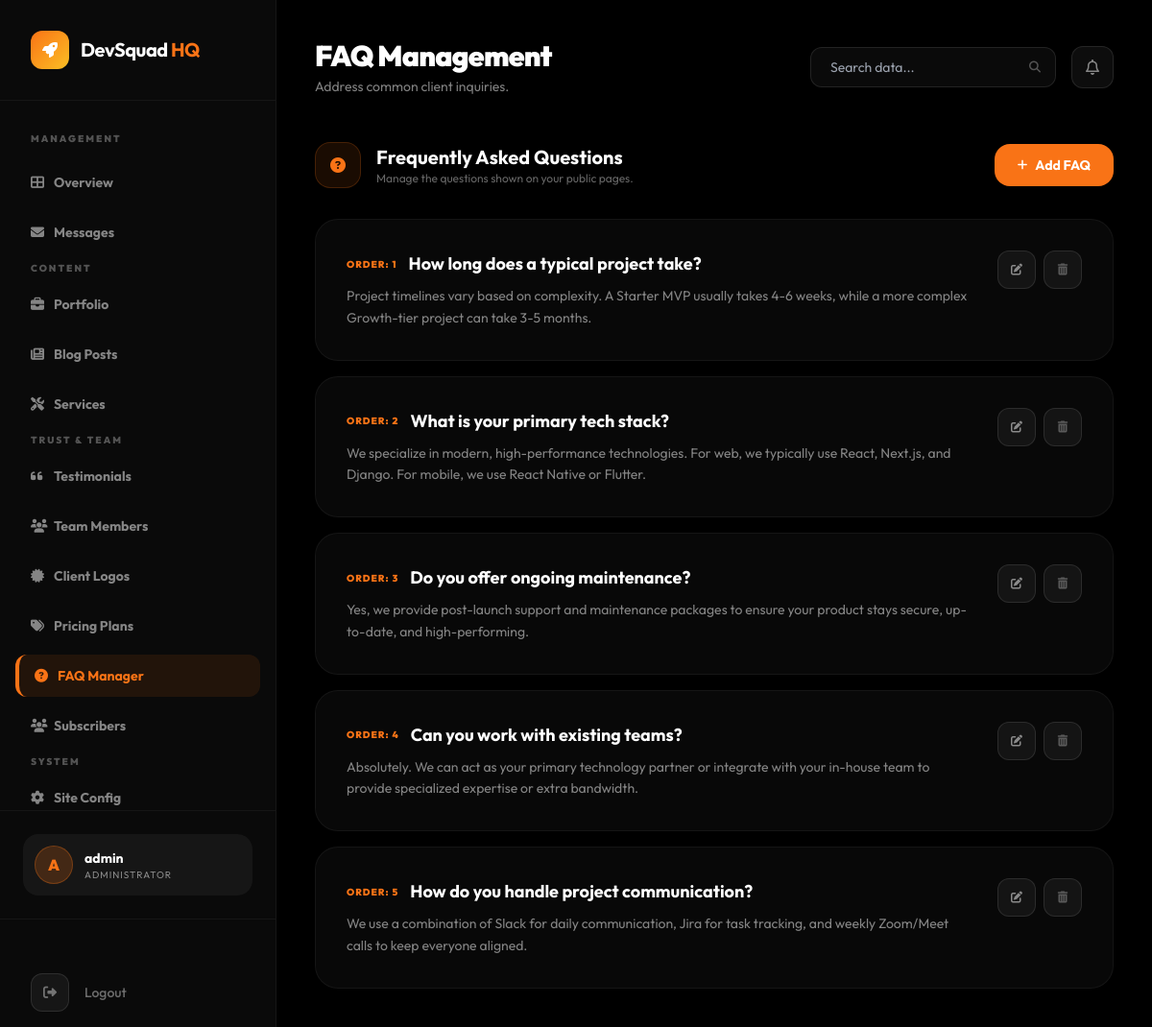
Page /management/faq/ (signed in) on the committed database.
### devsqaud/models.py (models this page shows, shortened)
class FAQ(models.Model):
    question = models.CharField(max_length=500)
    answer = models.TextField()
    order = models.IntegerField(default=0)
    class Meta:
        ordering = ['order']

### devsqaud/views_dashboard.py (the view)
# urls.py: path('management/faq/', views_dashboard.dashboard_faq, name='dashboard_faq'),
@staff_member_required
def dashboard_faq(request):
    faqs = FAQ.objects.all()
    context = {
        'faqs': faqs,
        'active_page': 'faq',
    }
    return render(request, 'dashboard/faq_list.html', context)

### devsqaud/context_processors.py (called while the page is built)
def site_config_context(request):
    return {
        'site': SiteConfig.load(),
    }

### devsqaud/models.py (called while the page is built)
    @classmethod
    def load(cls):
        obj, _ = cls.objects.get_or_create(pk=1)
        return obj

### templates/dashboard/faq_list.html (shortened to what this page needs)
{% extends 'dashboard/base.html' %}
{% block header_title %}FAQ Management{% endblock %}
{% block header_subtitle %}Address common client inquiries.{% endblock %}
{% block dashboard_content %}
<div class="mb-8 flex justify-between items-center">
    <div class="flex items-center space-x-4">
        <div class="w-12 h-12 rounded-2xl bg-sunset-orange/10 border border-sunset-orange/20 flex items-center justify-center">
            <i class="fas fa-question-circle text-sunset-orange"></i>
        </div>
        <div>
            <h2 class="text-xl font-bold">Frequently Asked Questions</h2>
            <p class="text-white/40 text-xs">Manage the questions shown on your public pages.</p>
        </div>
    </div>
    <a href="{% url 'content_add' 'faq' %}" class="bg-sunset-orange hover:bg-orange-600 text-white px-6 py-3 rounded-2xl font-bold text-sm transition-all flex items-center space-x-2">
        <i class="fas fa-plus text-xs"></i>
        <span>Add FAQ</span>
    </a>
</div>
<div class="space-y-4">
    {% for faq in faqs %}
    <div class="glass-card rounded-3xl border border-white/5 p-8 group hover:bg-white/[0.02] transition-all">
        <div class="flex items-start justify-between">
            <div class="flex-1">
                <div class="flex items-center space-x-3 mb-2">
                    <span class="text-[10px] font-black text-sunset-orange uppercase tracking-widest">Order: {{ faq.order }}</span>
                    <h3 class="text-lg font-bold">{{ faq.question }}</h3>
                </div>
                <p class="text-white/50 text-sm leading-relaxed">{{ faq.answer }}</p>
            </div>
            <div class="flex items-center space-x-2 ml-6">
                <a href="{% url 'content_edit' 'faq' faq.pk %}" class="w-10 h-10 rounded-xl bg-white/5 border border-white/10 flex items-center justify-center text-white/50 hover:bg-sunset-orange hover:text-white transition-all">
                    <i class="fas fa-edit text-xs"></i>
                </a>
                <form action="{% url 'content_delete' 'faq' faq.pk %}" method="POST" onsubmit="return confirm('Delete this FAQ?');" class="inline">
                    <button type="submit" class="w-10 h-10 rounded-xl bg-white/5 border border-white/10 flex items-center justify-center text-white/30 hover:bg-red-500/20 hover:text-red-500 transition-all">
                        <i class="fas fa-trash-alt text-xs"></i>
                    </button>
                </form>
            </div>
        </div>
    </div>
    {% endfor %}
</div>
{% endblock %}

### templates/dashboard/base.html (shortened to what this page needs)
<!DOCTYPE html>
<html lang="en">
<head>
    <script src="https://cdn.tailwindcss.com"></script>
    <link rel="stylesheet" href="https://cdnjs.cloudflare.com/ajax/libs/font-awesome/6.4.0/css/all.min.css">
</head>
<body class="bg-black-pure min-h-screen flex">
    <aside class="w-72 bg-black-soft border-r border-white/5 flex flex-col fixed inset-y-0 z-50">
        <div class="p-8 border-b border-white/5">
            <a href="{% url 'home' %}" class="flex items-center space-x-3">
                <div class="w-10 h-10 bg-gradient-to-br from-sunset-orange to-sunset-amber rounded-xl flex items-center justify-center">
                    <i class="fas fa-rocket text-white"></i>
                </div>
                <span class="text-xl font-bold tracking-tight">DevSquad <span class="text-sunset-orange">HQ</span></span>
            </a>
        </div>
        <nav class="flex-1 px-4 py-8 space-y-2 overflow-y-auto">
            <p class="px-4 text-[10px] font-black uppercase tracking-[0.2em] text-white/30 mb-4">Management</p>
            <a href="{% url 'dashboard_home' %}" class="sidebar-link group flex items-center px-4 py-3 text-sm font-bold rounded-xl transition-all duration-300 {% if active_page == 'overview' %}active{% else %}text-white/50 hover:bg-white/5 hover:text-white{% endif %}">
                <i class="fas fa-th-large w-6 group-hover:text-sunset-orange"></i>
                <span>Overview</span>
            </a>
            <a href="{% url 'dashboard_messages' %}" class="sidebar-link group flex items-center px-4 py-3 text-sm font-bold rounded-xl transition-all duration-300 {% if active_page == 'messages' %}active{% else %}text-white/50 hover:bg-white/5 hover:text-white{% endif %}">
                <i class="fas fa-envelope w-6 group-hover:text-sunset-orange"></i>
                <span>Messages</span>
            </a>
            <p class="px-4 text-[10px] font-black uppercase tracking-[0.2em] text-white/30 mt-8 mb-4">Content</p>
            <a href="{% url 'dashboard_projects' %}" class="sidebar-link group flex items-center px-4 py-3 text-sm font-bold rounded-xl transition-all duration-300 {% if active_page == 'projects' %}active{% else %}text-white/50 hover:bg-white/5 hover:text-white{% endif %}">
                <i class="fas fa-briefcase w-6 group-hover:text-sunset-orange"></i>
                <span>Portfolio</span>
            </a>
            <a href="{% url 'dashboard_blog' %}" class="sidebar-link group flex items-center px-4 py-3 text-sm font-bold rounded-xl transition-all duration-300 {% if active_page == 'blog' %}active{% else %}text-white/50 hover:bg-white/5 hover:text-white{% endif %}">
                <i class="fas fa-newspaper w-6 group-hover:text-sunset-orange"></i>
                <span>Blog Posts</span>
            </a>
            <a href="{% url 'dashboard_services' %}" class="sidebar-link group flex items-center px-4 py-3 text-sm font-bold rounded-xl transition-all duration-300 {% if active_page == 'services' %}active{% else %}text-white/50 hover:bg-white/5 hover:text-white{% endif %}">
                <i class="fas fa-tools w-6 group-hover:text-sunset-orange"></i>
                <span>Services</span>
            </a>
            <p class="px-4 text-[10px] font-black uppercase tracking-[0.2em] text-white/30 mt-8 mb-4">Trust & Team</p>
            <a href="{% url 'dashboard_testimonials' %}" class="sidebar-link group flex items-center px-4 py-3 text-sm font-bold rounded-xl transition-all duration-300 {% if active_page == 'testimonials' %}active{% else %}text-white/50 hover:bg-white/5 hover:text-white{% endif %}">
                <i class="fas fa-quote-left w-6 group-hover:text-sunset-orange"></i>
                <span>Testimonials</span>
            </a>
            <a href="{% url 'dashboard_team' %}" class="sidebar-link group flex items-center px-4 py-3 text-sm font-bold rounded-xl transition-all duration-300 {% if active_page == 'team' %}active{% else %}text-white/50 hover:bg-white/5 hover:text-white{% endif %}">
                <i class="fas fa-users w-6 group-hover:text-sunset-orange"></i>
                <span>Team Members</span>
            </a>
            <a href="{% url 'dashboard_logos' %}" class="sidebar-link group flex items-center px-4 py-3 text-sm font-bold rounded-xl transition-all duration-300 {% if active_page == 'logos' %}active{% else %}text-white/50 hover:bg-white/5 hover:text-white{% endif %}">
                <i class="fas fa-certificate w-6 group-hover:text-sunset-orange"></i>
                <span>Client Logos</span>
            </a>
            <a href="{% url 'dashboard_packages' %}" class="sidebar-link group flex items-center px-4 py-3 text-sm font-bold rounded-xl transition-all duration-300 {% if active_page == 'packages' %}active{% else %}text-white/50 hover:bg-white/5 hover:text-white{% endif %}">
                <i class="fas fa-tags w-6 group-hover:text-sunset-orange"></i>
                <span>Pricing Plans</span>
            </a>
            <a href="{% url 'dashboard_faq' %}" class="sidebar-link group flex items-center px-4 py-3 text-sm font-bold rounded-xl transition-all duration-300 {% if active_page == 'faq' %}active{% else %}text-white/50 hover:bg-white/5 hover:text-white{% endif %}">
                <i class="fas fa-question-circle w-6 group-hover:text-sunset-orange"></i>
                <span>FAQ Manager</span>
            </a>
            <a href="{% url 'dashboard_subscribers' %}" class="sidebar-link group flex items-center px-4 py-3 text-sm font-bold rounded-xl transition-all duration-300 {% if active_page == 'subscribers' %}active{% else %}text-white/50 hover:bg-white/5 hover:text-white{% endif %}">
                <i class="fas fa-users w-6 group-hover:text-sunset-orange"></i>
                <span>Subscribers</span>
            </a>
            <p class="px-4 text-[10px] font-black uppercase tracking-[0.2em] text-white/30 mt-8 mb-4">System</p>
            <a href="{% url 'dashboard_settings' %}" class="sidebar-link group flex items-center px-4 py-3 text-sm font-bold rounded-xl transition-all duration-300 {% if active_page == 'settings' %}active{% else %}text-white/50 hover:bg-white/5 hover:text-white{% endif %}">
                <i class="fas fa-cog w-6 group-hover:text-sunset-orange"></i>
                <span>Site Config</span>
            </a>
        </nav>
        <div class="p-6 border-t border-white/5">
            <div class="flex items-center space-x-3 p-3 bg-white/5 rounded-2xl">
                <div class="w-10 h-10 rounded-full bg-sunset-orange/20 border border-sunset-orange/30 flex items-center justify-center">
                    <span class="font-black text-sunset-orange">{{ request.user.username|first|upper }}</span>
                </div>
                <div class="flex-1 min-w-0">
                    <p class="text-sm font-bold truncate">{{ request.user.username }}</p>
                    <p class="text-[10px] text-white/50 uppercase tracking-widest">Administrator</p>
                </div>
            </div>
        </div>
        <div class="mt-auto pt-10 border-t border-white/5">
            <form action="{% url 'logout' %}" method="POST" class="px-8 py-4">
                <button type="submit" class="flex items-center space-x-4 text-white/40 hover:text-red-500 transition-all group w-full text-left">
                    <div class="w-10 h-10 rounded-xl bg-white/5 border border-white/10 flex items-center justify-center group-hover:bg-red-500/10 group-hover:border-red-500/20 transition-all">
                        <i class="fas fa-sign-out-alt text-sm"></i>
                    </div>
                    <span class="text-sm font-medium">Logout</span>
                </button>
            </form>
        </div>
    </aside>
    <main class="flex-1 ml-72 p-10">
        <div class="flex items-center justify-between mb-12">
            <div>
                <h1 class="text-3xl font-black tracking-tight">{% block header_title %}Overview{% endblock %}</h1>
                <p class="text-white/50 text-sm mt-1">{% block header_subtitle %}Welcome back, Commander.{% endblock %}</p>
            </div>
            <div class="flex items-center space-x-4">
                <div class="relative">
                    <input type="text" placeholder="Search data..." class="bg-black-soft border border-white/10 rounded-xl px-5 py-2.5 text-sm focus:outline-none focus:border-sunset-orange/50 transition-all w-64">
                    <i class="fas fa-search absolute right-4 top-1/2 -translate-y-1/2 text-white/30 text-xs"></i>
                </div>
                <button class="w-11 h-11 rounded-xl bg-white/5 border border-white/10 flex items-center justify-center hover:bg-white/10 transition-all">
                    <i class="far fa-bell text-white/50"></i>
                </button>
            </div>
        </div>
        {% block dashboard_content %}{% endblock %}
    </main>
</body>
</html>

### templates/dashboard/base.html (style rules this page uses)
body { font-family: 'Outfit', sans-serif; background-color: #000000; color: #ffffff; }
.glass-card { background: rgba(255, 255, 255, 0.03); backdrop-filter: blur(10px); border: 1px solid rgba(255, 255, 255, 0.05); }
.sidebar-link.active { background: rgba(249, 115, 22, 0.1); border-left: 4px solid #f97316; color: #f97316; }

### rows in the picture
FAQ: order "1", question "How long does a typical project take?", answer "Project timelines vary based on complexity. A Starter MVP usually takes 4-6 weeks, while a more complex Growth-tier project can take 3-5 months."
FAQ: order "2", question "What is your primary tech stack?", answer "We specialize in modern, high-performance technologies. For web, we typically use React, Next.js, and Django. For mobile, we use React Native or Flutter."
FAQ: order "3", question "Do you offer ongoing maintenance?", answer "Yes, we provide post-launch support and maintenance packages to ensure your product stays secure, up-to-date, and high-performing."
FAQ: order "4", question "Can you work with existing teams?", answer "Absolutely. We can act as your primary technology partner or integrate with your in-house team to provide specialized expertise or extra bandwidth."
FAQ: order "5", question "How do you handle project communication?", answer "We use a combination of Slack for daily communication, Jira for task tracking, and weekly Zoom/Meet calls to keep everyone aligned."

### other values in the picture
{{ request.user.username|first|upper }} "A"
{{ request.user.username }} "admin"
